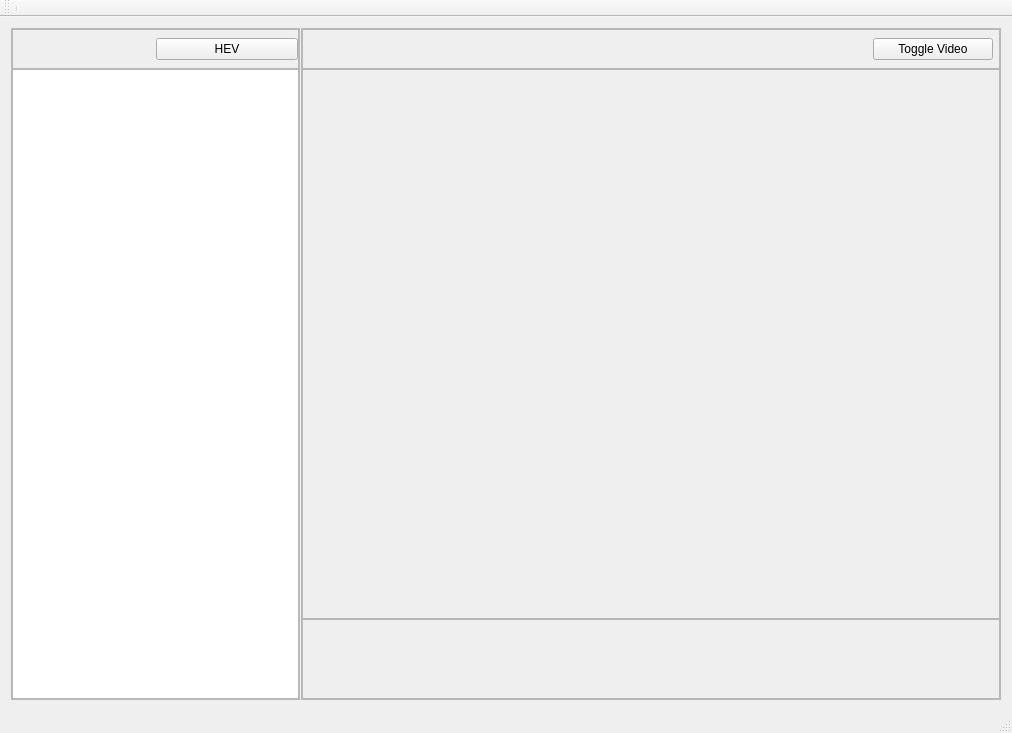
<?xml version="1.0" encoding="UTF-8"?>
<ui version="4.0">
 <class>MainWindow</class>
 <widget class="QMainWindow" name="MainWindow">
  <property name="geometry">
   <rect>
    <x>0</x>
    <y>0</y>
    <width>1012</width>
    <height>733</height>
   </rect>
  </property>
  <property name="windowTitle">
   <string>MainWindow</string>
  </property>
  <widget class="QWidget" name="centralWidget">
   <layout class="QHBoxLayout" name="horizontalLayout">
    <item>
     <widget class="QSplitter" name="splitter">
      <property name="orientation">
       <enum>Qt::Horizontal</enum>
      </property>
      <property name="handleWidth">
       <number>1</number>
      </property>
      <widget class="QFrame" name="frame">
       <property name="frameShape">
        <enum>QFrame::StyledPanel</enum>
       </property>
       <property name="frameShadow">
        <enum>QFrame::Raised</enum>
       </property>
       <layout class="QVBoxLayout" name="verticalLayout_2">
        <property name="spacing">
         <number>0</number>
        </property>
        <property name="leftMargin">
         <number>0</number>
        </property>
        <property name="topMargin">
         <number>0</number>
        </property>
        <property name="rightMargin">
         <number>0</number>
        </property>
        <property name="bottomMargin">
         <number>0</number>
        </property>
        <item>
         <widget class="QFrame" name="frame_2">
          <property name="maximumSize">
           <size>
            <width>16777215</width>
            <height>40</height>
           </size>
          </property>
          <property name="frameShape">
           <enum>QFrame::StyledPanel</enum>
          </property>
          <property name="frameShadow">
           <enum>QFrame::Raised</enum>
          </property>
          <layout class="QHBoxLayout" name="horizontalLayout_3">
           <property name="spacing">
            <number>0</number>
           </property>
           <property name="leftMargin">
            <number>0</number>
           </property>
           <property name="topMargin">
            <number>0</number>
           </property>
           <property name="rightMargin">
            <number>0</number>
           </property>
           <property name="bottomMargin">
            <number>0</number>
           </property>
           <item>
            <widget class="QLabel" name="label">
             <property name="text">
              <string/>
             </property>
            </widget>
           </item>
           <item>
            <widget class="QPushButton" name="pb_hide_toggle">
             <property name="text">
              <string>HEV</string>
             </property>
            </widget>
           </item>
          </layout>
         </widget>
        </item>
        <item>
         <widget class="QTreeView" name="treeView">
          <property name="sizePolicy">
           <sizepolicy hsizetype="Preferred" vsizetype="Preferred">
            <horstretch>0</horstretch>
            <verstretch>0</verstretch>
           </sizepolicy>
          </property>
          <property name="minimumSize">
           <size>
            <width>250</width>
            <height>0</height>
           </size>
          </property>
          <property name="baseSize">
           <size>
            <width>250</width>
            <height>0</height>
           </size>
          </property>
         </widget>
        </item>
       </layout>
      </widget>
      <widget class="QFrame" name="rightArea">
       <property name="sizePolicy">
        <sizepolicy hsizetype="Expanding" vsizetype="Expanding">
         <horstretch>0</horstretch>
         <verstretch>0</verstretch>
        </sizepolicy>
       </property>
       <property name="minimumSize">
        <size>
         <width>700</width>
         <height>0</height>
        </size>
       </property>
       <property name="frameShape">
        <enum>QFrame::StyledPanel</enum>
       </property>
       <property name="frameShadow">
        <enum>QFrame::Raised</enum>
       </property>
       <layout class="QVBoxLayout" name="verticalLayout">
        <property name="spacing">
         <number>0</number>
        </property>
        <property name="leftMargin">
         <number>0</number>
        </property>
        <property name="topMargin">
         <number>0</number>
        </property>
        <property name="rightMargin">
         <number>0</number>
        </property>
        <property name="bottomMargin">
         <number>0</number>
        </property>
        <item>
         <widget class="QFrame" name="header">
          <property name="minimumSize">
           <size>
            <width>0</width>
            <height>40</height>
           </size>
          </property>
          <property name="frameShape">
           <enum>QFrame::StyledPanel</enum>
          </property>
          <property name="frameShadow">
           <enum>QFrame::Raised</enum>
          </property>
          <layout class="QHBoxLayout" name="horizontalLayout_2">
           <property name="leftMargin">
            <number>6</number>
           </property>
           <property name="topMargin">
            <number>6</number>
           </property>
           <property name="rightMargin">
            <number>6</number>
           </property>
           <property name="bottomMargin">
            <number>6</number>
           </property>
           <item>
            <widget class="QLabel" name="l_header">
             <property name="text">
              <string/>
             </property>
            </widget>
           </item>
           <item>
            <widget class="QPushButton" name="pb_video_toggle">
             <property name="maximumSize">
              <size>
               <width>120</width>
               <height>16777215</height>
              </size>
             </property>
             <property name="text">
              <string>Toggle Video</string>
             </property>
            </widget>
           </item>
          </layout>
         </widget>
        </item>
        <item>
         <widget class="QFrame" name="content">
          <property name="sizePolicy">
           <sizepolicy hsizetype="Preferred" vsizetype="Expanding">
            <horstretch>0</horstretch>
            <verstretch>0</verstretch>
           </sizepolicy>
          </property>
          <property name="frameShape">
           <enum>QFrame::StyledPanel</enum>
          </property>
          <property name="frameShadow">
           <enum>QFrame::Raised</enum>
          </property>
         </widget>
        </item>
        <item>
         <widget class="QFrame" name="footer">
          <property name="minimumSize">
           <size>
            <width>0</width>
            <height>80</height>
           </size>
          </property>
          <property name="frameShape">
           <enum>QFrame::StyledPanel</enum>
          </property>
          <property name="frameShadow">
           <enum>QFrame::Raised</enum>
          </property>
         </widget>
        </item>
       </layout>
      </widget>
     </widget>
    </item>
   </layout>
  </widget>
  <widget class="QMenuBar" name="menuBar">
   <property name="geometry">
    <rect>
     <x>0</x>
     <y>0</y>
     <width>1012</width>
     <height>22</height>
    </rect>
   </property>
  </widget>
  <widget class="QToolBar" name="mainToolBar">
   <attribute name="toolBarArea">
    <enum>TopToolBarArea</enum>
   </attribute>
   <attribute name="toolBarBreak">
    <bool>false</bool>
   </attribute>
   <addaction name="separator"/>
  </widget>
  <widget class="QStatusBar" name="statusBar"/>
 </widget>
 <layoutdefault spacing="6" margin="11"/>
 <resources/>
 <connections/>
</ui>
